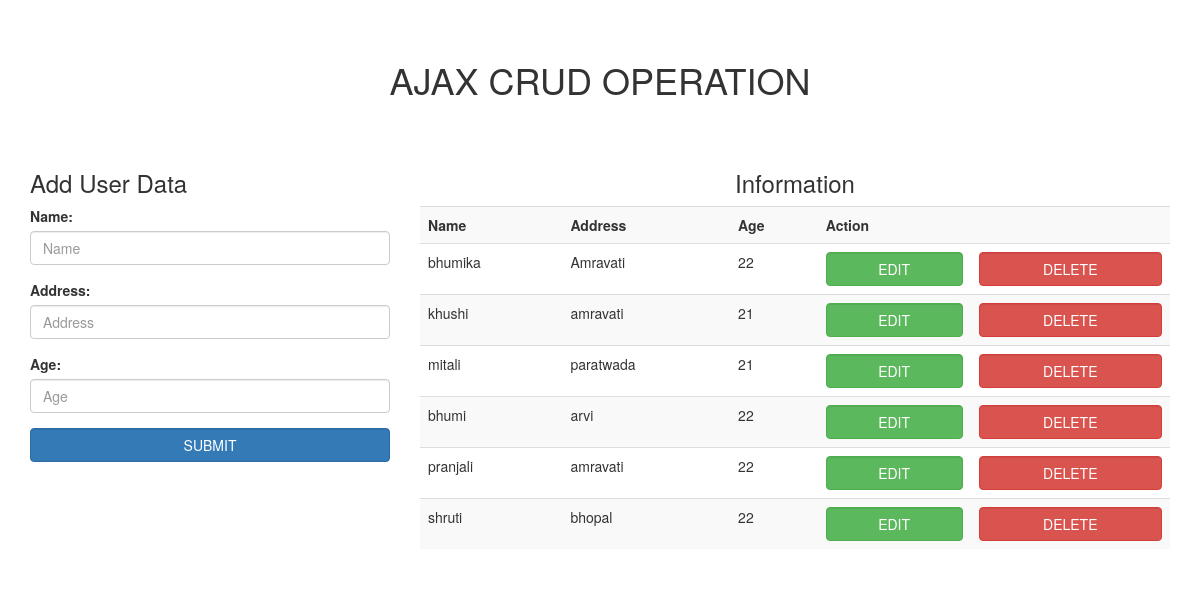
/crud/, run on the app's committed database.
### crud/models.py (models this page shows)
class CrudUser(models.Model):
    name = models.CharField(max_length=30, blank=True)
    address = models.CharField(max_length=100, blank=True)
    age = models.IntegerField(blank=True, null=True)

### crud/views.py (the view)
# urls.py: path('crud/',  views.CrudView.as_view(), name='crud_ajax'),
class CrudView(ListView):
    model = CrudUser
    template_name = 'crud_ajax/crud.html'
    context_object_name = 'users'

### crud/templates/crud_ajax/crud.html (shortened to what this page needs)
{% extends 'base.html' %}
{% load static %}
{% block content %}
<div class="container"><br><br>
    <div class="row" align="center">
    <h1>AJAX CRUD OPERATION</h1><br><br>
    </div>
    <div class="row">
      <div class="col-md-4">
        <h3>Add User Data</h3>
        <form id="addUser" action="">
          <div class="form-group">
              <label> Name: </label>
            <input class="form-control" type="text" name="name" placeholder="Name" required>
          </div>
          <div class="form-group">
            <label> Address: </label>
            <input class="form-control" type="text" name="address" placeholder="Address" required>
          </div>
          <div class="form-group">
            <label> Age: </label>
            <input class="form-control" type="number" name="age" min="10" max="100" placeholder="Age" required>
          </div>
          <button class="btn btn-primary form-control" type="submit">SUBMIT</button>
        </form>
      </div>
      <div class="col-md-8">
        <h3 align="center">Information</h3>
        <table id="userTable" class="table table-striped">
          <tr>
            <th>Name</th>
            <th>Address</th>
            <th >Age</th>
            <th colspan="2">Action</th>
          </tr>
          {% if users %}
          {% for user in users %}
          <tr id="user-{{user.id}}">
              <td class="userName userData" name="name">{{user.name}}</td>
              <td class="userAddress userData" name="address">{{user.address}}</td>
              <td class="userAge userData" name="age">{{user.age}}</td>
              <td align="center">
                  <button class="btn btn-success form-control" onClick="editUser({{user.id}})" data-toggle="modal" data-target="#myModal")>EDIT</button>
              </td>
              <td align="center">
                  <button class="btn btn-danger form-control" onClick="deleteUser({{user.id}})">DELETE</button>
              </td>
          </tr>
          {% endfor %}
          {% else %}
            No Users
          {% endif %}
        </table>
      </div>
    </div>
  </div>
{% endblock %}

### crud/templates/base.html (shortened to what this page needs)
{% load static %}
<!doctype html>
<html>
  <head>
    <link rel="stylesheet" href="https://maxcdn.bootstrapcdn.com/bootstrap/3.3.7/css/bootstrap.min.css">
  </head>
  <body>
    <main>
    {% block content %}
    {% endblock content %}
    </main>
  </body>
</html>

### data on the page
CrudUser: name "bhumika", address "Amravati", age "22"
CrudUser: name "khushi", address "amravati", age "21"
CrudUser: name "mitali", address "paratwada", age "21"
CrudUser: name "bhumi", address "arvi", age "22"
CrudUser: name "pranjali", address "amravati", age "22"
CrudUser: name "shruti", address "bhopal", age "22"
